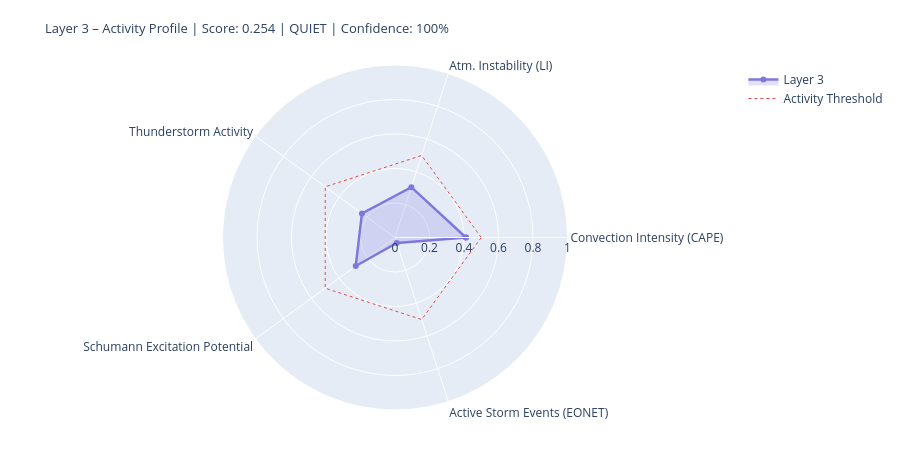

The code cell stored with this chart in its notebook:
### Markdown cell above
---
## 4. State Assessment & Handoff to Layer 4/5

### Code cell
# ============================================================
# LAYER-3-SCORE
# Five dynamic components
# ============================================================

def norm(v, lo, hi):
    if v is None or (isinstance(v, float) and math.isnan(v)): return None
    return round(max(0.0, min(1.0, (v - lo) / (hi - lo))), 4)

# --- 1) Convection intensity (global CAPE mean) ---
cape_mean = df_atm['cape'].dropna().mean() if not df_atm.empty else None
conv_score = norm(cape_mean, 0, 3000)
conv_src   = 'primary' if cape_mean is not None else 'missing'

# --- 2) Atmospheric instability (LI mean) ---
li_mean   = df_atm['li'].dropna().mean() if not df_atm.empty else None
# Negative LI = unstable → higher score
instab_score = norm(-li_mean if li_mean is not None else None, -6, 6)
instab_src   = 'primary' if li_mean is not None else 'missing'

# --- 3) Thunderstorm activity (mean thunder score + WMO count) ---
thunder_mean = df_atm['thunder_score'].mean() if not df_atm.empty else None
n_thunder    = int(df_atm['thunderstorm'].sum()) if not df_atm.empty else 0
thunder_score_val = norm(
    (thunder_mean or 0) * 0.7 + n_thunder * 0.1, 0, 1.0
) if thunder_mean is not None else None
thunder_src = 'primary'

# --- 4) Schumann excitation potential (weighted Schumann contribution) ---
schumann_pot = df_atm['schumann_contribution'].mean() if not df_atm.empty else None
# Boosted by Layer-2 thunderstorm trigger
if schumann_pot is not None and l2_thunder:
    schumann_pot = min(1.0, schumann_pot * 1.2)
schumann_score = norm(schumann_pot, 0, 1.0) if schumann_pot is not None else None
schumann_src   = 'derived'

# --- 5) Storm activity (NASA EONET) ---
# Distinction: None = data not loaded, 0.0 = loaded but no events
storm_score = None
storm_src   = 'missing'
if raw.get('storms') is not None:          # API reached successfully
    storm_score = norm(len(storm_events), 0, 30) if storm_events else 0.0
    storm_src   = 'primary'

# X-Ray and Kp: context only, not in dynamic score
# (X-Ray = Layer-0/4 driver; Kp = geomagnetic index, not a lightning proxy)
xray_context = None
if raw.get('xray'):
    df_xc = pd.DataFrame(raw['xray'])
    fc = next((c for c in df_xc.columns
               if any(k in c.lower() for k in ['flux','long']) and 'time' not in c.lower()),
              df_xc.columns[1])
    df_xc[fc] = pd.to_numeric(df_xc[fc], errors='coerce')
    xray_last = df_xc[fc].dropna().iloc[-1] if not df_xc[fc].dropna().empty else None
    if xray_last:
        xray_class = ('X' if xray_last>=1e-4 else 'M' if xray_last>=1e-5
                      else 'C' if xray_last>=1e-6 else 'B')
        xray_context = {'flux': float(xray_last), 'class': xray_class}
        print(f'X-Ray context: {xray_class}-class ({xray_last:.2e} W/m²)')

# --- Aggregate ---
COMPONENTS = {
    'Convection Intensity (CAPE)':  {'score': conv_score,       'source': conv_src,    'dynamic': True},
    'Atm. Instability (LI)':         {'score': instab_score,     'source': instab_src,  'dynamic': True},
    'Thunderstorm Activity':              {'score': thunder_score_val, 'source': thunder_src, 'dynamic': True},
    'Schumann Excitation Potential':   {'score': schumann_score,   'source': schumann_src,'dynamic': True},
    'Active Storm Events (EONET)': {'score': storm_score,      'source': storm_src,   'dynamic': True},
}

available   = {k: v['score'] for k, v in COMPONENTS.items() if v['score'] is not None}
unavailable = [k for k, v in COMPONENTS.items() if v['score'] is None]
layer3_score = round(sum(available.values()) / len(available), 4) if available else None
confidence   = round(len(available) / len(COMPONENTS), 2)
level = ('unknown' if layer3_score is None
         else 'quiet'   if layer3_score < 0.3
         else 'moderate' if layer3_score < 0.6
         else 'active')
dominant_l3 = max(available, key=available.get) if available else 'none'

# --- Ausgabe ---
W = 68
print('=' * W)
print('LAYER 3 – ATMOSPHERE / WEATHER / THUNDERSTORMS – STATE ASSESSMENT')
print('=' * W)
for name, comp in COMPONENTS.items():
    s = comp['score']
    if s is not None:
        bar = '█' * int(s * 20) + '░' * (20 - int(s * 20))
        print(f'  {name:<36} {bar}  {s:.3f}  [{comp["source"]}]')
    else:
        print(f'  {name:<36} {"─" * 20}  n/a   [missing]')
print('-' * W)
print(f'  Score:        {layer3_score:.3f}  ({len(available)}/{len(COMPONENTS)} components)')
print(f'  Confidence:   {confidence:.0%}')
print(f'  Level:        {level.upper()}')
print(f'  Dominant:     {dominant_l3}')
print(f'  CAPE mean:    {cape_mean:.0f} J/kg' if cape_mean else '  CAPE mean:    n/a')
print(f'  LI mean:      {li_mean:.1f} K' if li_mean is not None else '  LI mean:      n/a')
print(f'  Thunderstorms:{n_thunder} points (WMO)  +  {len(storm_events)} NASA EONET')
print('=' * W)

# Radar
cats   = list(available.keys())
vals_r = list(available.values())
if len(cats) >= 3:
    fig = go.Figure()
    fig.add_trace(go.Scatterpolar(
        r=vals_r + [vals_r[0]], theta=cats + [cats[0]],
        fill='toself', fillcolor='rgba(127,119,221,0.22)',
        line=dict(color='#7F77DD', width=2.5), name='Layer 3'
    ))
    fig.add_trace(go.Scatterpolar(
        r=[0.5] * (len(cats)+1), theta=cats + [cats[0]],
        line=dict(color='#E24B4A', dash='dot', width=1),
        mode='lines', name='Activity Threshold'
    ))
    fig.update_layout(
        title=dict(
            text=f'Layer 3 – Activity Profile | Score: {layer3_score:.3f} | {level.upper()} | Confidence: {confidence:.0%}',
            font=dict(size=13)
        ),
        polar=dict(radialaxis=dict(visible=True, range=[0, 1])),
        height=450, showlegend=True,
        margin=dict(l=60, r=60, t=65, b=40)
    )
    fig.show()

### Figure 1 — Plotly figure (JSON) as saved in the notebook; plotly's stock layout.template omitted (floating-point values rounded to 4 significant figures)
{"data": [{"fill": "toself", "fillcolor": "rgba(127,119,221,0.22)", "line": {"color": "#7F77DD", "width": 2.5}, "name": "Layer 3", "r": [0.4113, 0.3067, 0.237, 0.2814, 0.0333, 0.4113], "theta": ["Convection Intensity (CAPE)", "Atm. Instability (LI)", "Thunderstorm Activity", "Schumann Excitation Potential", "Active Storm Events (EONET)", "Convection Intensity (CAPE)"], "type": "scatterpolar"}, {"line": {"color": "#E24B4A", "dash": "dot", "width": 1}, "mode": "lines", "name": "Activity Threshold", "r": [0.5, 0.5, 0.5, 0.5, 0.5, 0.5], "theta": ["Convection Intensity (CAPE)", "Atm. Instability (LI)", "Thunderstorm Activity", "Schumann Excitation Potential", "Active Storm Events (EONET)", "Convection Intensity (CAPE)"], "type": "scatterpolar"}], "layout": {"height": 450, "margin": {"b": 40, "l": 60, "r": 60, "t": 65}, "polar": {"radialaxis": {"range": [0, 1], "visible": true}}, "showlegend": true, "title": {"font": {"size": 13}, "text": "Layer 3 – Activity Profile | Score: 0.254 | QUIET | Confidence: 100%"}}}
